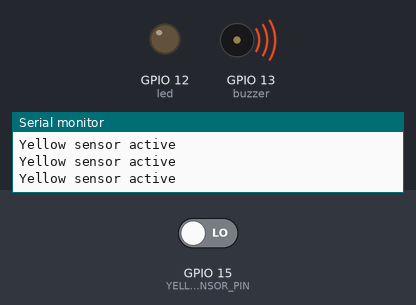
Bench run of a sketch on a simulated ESP32. Parts: output pins drawn as LEDs (lit = HIGH), buzzer (waves = sounding, pin HIGH), the last lines printed to the serial monitor. The inputs (shaded band) are chosen by the test bench; at power-on: GPIO 15 (YELLOW_SENSOR_PIN) LOW. WiFi joins after 1.5 s; servers stay silent unless stated.

Above: at 3.0 s.
3.1 s: GPIO 15 (YELLOW_SENSOR_PIN) driven HIGH
At 3.5 s:
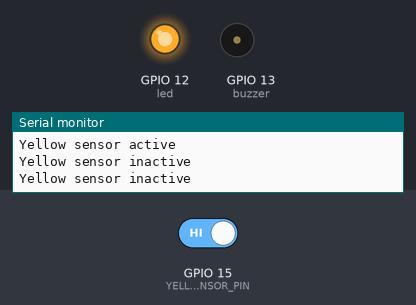
4.7 s: GPIO 15 (YELLOW_SENSOR_PIN) driven LOW
At 6.0 s:
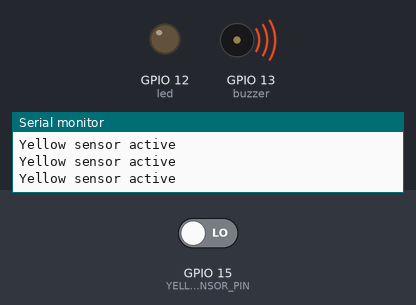
Timing chart, 0 to 7.7 s (numbered marks = the images above; inputs shaded):
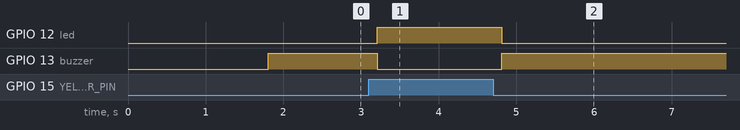

The sketch:

3_ESP32_IR_Sensor.ino
```cpp
#include <Wire.h>
#include <WiFiClient.h>
#include <BlynkSimpleEsp32.h>

#define YELLOW_SENSOR_PIN 15
#define led 12
#define buzzer 13

BlynkTimer timer;

char auth[] = "xxxxxxxxxxxx";
char ssid[] = "Prateek";
char pass[] = "12345@#12345";

void setup() {
  Serial.begin(9600);
  Blynk.begin(auth, ssid, pass, "blynk.cloud", 80);
  pinMode(YELLOW_SENSOR_PIN, INPUT);
  pinMode(led, OUTPUT);
  pinMode(buzzer, OUTPUT);
}

void sensor() {
  int yellow_state = digitalRead(YELLOW_SENSOR_PIN);

  if (yellow_state == HIGH) {
    Serial.println("Yellow sensor inactive");
    digitalWrite(led, HIGH);
    digitalWrite(buzzer, LOW);
    WidgetLED LED(V2);
    LED.off();
  } else {
    Serial.println("Yellow sensor active");
    digitalWrite(led, LOW);
    digitalWrite(buzzer, HIGH);
    WidgetLED LED(V2);
    LED.on();
  }
}

void loop() {
  sensor();
  Blynk.run();
  delay(200);
}
```

Measured:
- after the input at 3.1 s, GPIO 12 (led): LOW → HIGH after 0.11 s; GPIO 13 (buzzer): HIGH → LOW after 0.11 s
- after the input at 4.7 s, GPIO 12 (led): HIGH → LOW after 0.11 s; GPIO 13 (buzzer): LOW → HIGH after 0.11 s
